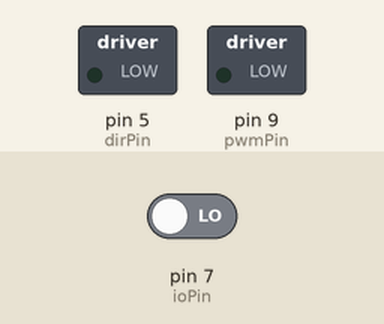
The sketch below on a simulated Arduino Uno, built with avr-gcc and run on an emulated ATmega328P. Parts: switched loads named in the sketch (green lamp = pin HIGH). The test bench sets the inputs (shaded band); at power-on: pin 7 (ioPin) LOW.

Above: at 1.2 s.
1.3 s: pin 7 (ioPin) driven HIGH
At 2.35 s:
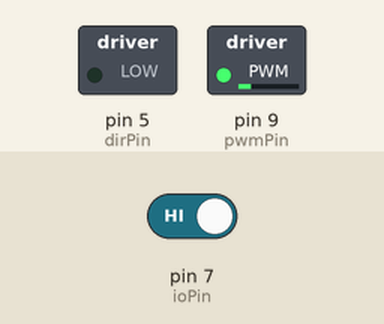
At 5.9 s:
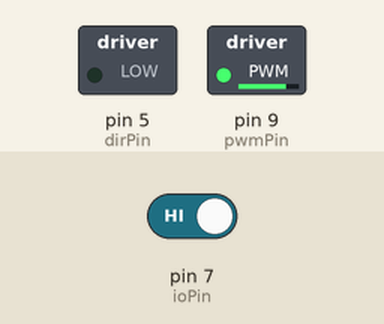
Timing chart, 0 to 7.4 s (numbered marks = the images above; inputs shaded):
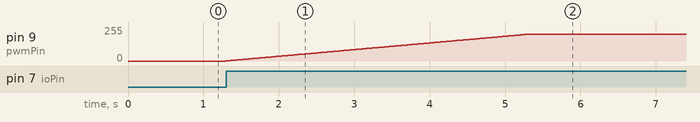

The sketch:

Clean_motor.ino
```cpp
#define pwmPin 9
#define dirPin 5
#define ioPin 7

int nSpeed = 0;

void setup() {
  pinMode(pwmPin, OUTPUT);
  pinMode(dirPin, OUTPUT);
  pinMode(ioPin, INPUT);

  digitalWrite(dirPin, LOW);
}

void loop() {
  if (digitalRead(ioPin) == HIGH) {
    nSpeed++;
    if (nSpeed >= 200) nSpeed = 200;
    analogWrite(pwmPin, nSpeed);
    delay(20);
  }
  else {
    nSpeed = 0;
    analogWrite(pwmPin, nSpeed);
  }
}
```

Measured:
- after the input at 1.3 s, pin 9 (pwmPin): moves from 0/255 to 200/255 over 4.0 s, starting at once
